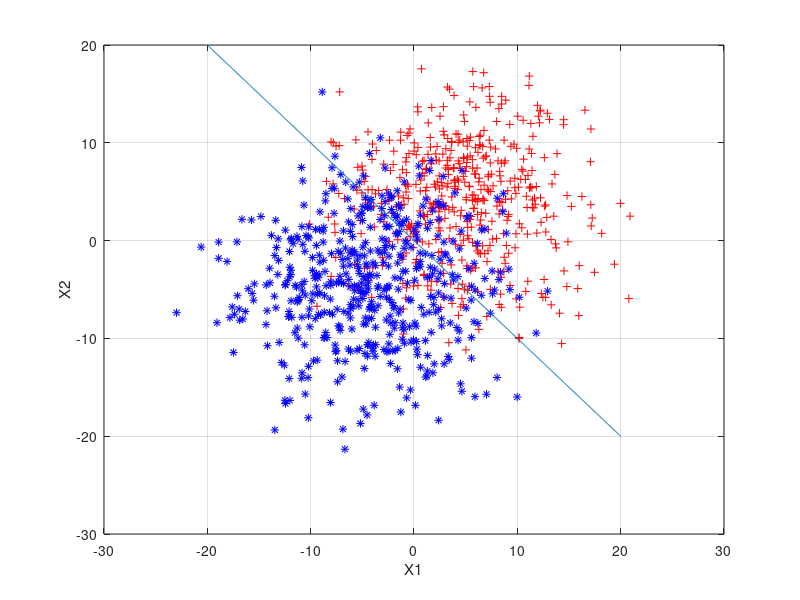

Write MATLAB code to recreate this figure.
%{ ----------  Info  ---------- %}
% @author MehrdadFI <http://m3hrdadfi.com>
% @date 04-Mar-2016
% @title Discriminant Function for the Normal Density:: Case 1:

clc; clear; close all;

%% Definition
p1 = 0.5;
p2 = 0.5;

N = 500;

MU1 = [4; 4];
MU2 = [-4; -4];

sigma = 6;
SIGMA1 = [sigma ^ 2 0; 0 sigma ^ 2];
SIGMA2 = [sigma ^ 2 0; 0 sigma ^ 2];

N1 = mvnrnd(MU1, SIGMA1, N);
N2 = mvnrnd(MU2, SIGMA2, N);

%% Decision Boundary
W = MU1 - MU2;
X0 = 0.5 * (MU1 + MU2) - ((sigma ^ 2) / (norm(MU1 - MU2) ^ 2)) * (log(p1 / p2)) * (MU1 - MU2);

X1 = -20:.05:20;
X2 = (W' * X0 - W(1) * X1) / W(2);
%% Results
figure
    plot(N1(:,1), N1(:,2), '+r');
hold on
    plot(N2(:,1), N2(:,2), '*b');
    plot(X1, X2)
    xlabel('X1')
    ylabel('X2')
grid on
